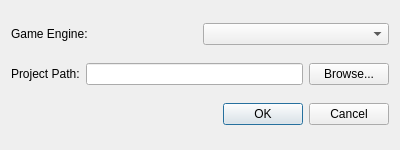
<?xml version="1.0" encoding="UTF-8"?>
<ui version="4.0">
 <class>LoadProjectDialog</class>
 <widget class="QDialog" name="LoadProjectDialog">
  <property name="geometry">
   <rect>
    <x>0</x>
    <y>0</y>
    <width>400</width>
    <height>150</height>
   </rect>
  </property>
  <property name="windowTitle">
   <string>Load from Game Project</string>
  </property>
  <layout class="QVBoxLayout" name="verticalLayout">
   <item>
    <layout class="QHBoxLayout" name="engineLayout">
     <item>
      <widget class="QLabel" name="engineLabel">
       <property name="text">
        <string>Game Engine:</string>
       </property>
      </widget>
     </item>
     <item>
      <widget class="QComboBox" name="engineComboBox"/>
     </item>
    </layout>
   </item>
   <item>
    <layout class="QHBoxLayout" name="pathLayout">
     <item>
      <widget class="QLabel" name="pathLabel">
       <property name="text">
        <string>Project Path:</string>
       </property>
      </widget>
     </item>
     <item>
      <widget class="QLineEdit" name="projectPathLineEdit"/>
     </item>
     <item>
      <widget class="QPushButton" name="browseButton">
       <property name="text">
        <string>Browse...</string>
       </property>
      </widget>
     </item>
    </layout>
   </item>
   <item>
    <widget class="QDialogButtonBox" name="buttonBox">
     <property name="orientation">
      <enum>Qt::Horizontal</enum>
     </property>
     <property name="standardButtons">
      <set>QDialogButtonBox::Cancel|QDialogButtonBox::Ok</set>
     </property>
    </widget>
   </item>
  </layout>
 </widget>
 <resources/>
 <connections>
  <connection>
   <sender>buttonBox</sender>
   <signal>accepted()</signal>
   <receiver>LoadProjectDialog</receiver>
   <slot>accept()</slot>
  </connection>
  <connection>
   <sender>buttonBox</sender>
   <signal>rejected()</signal>
   <receiver>LoadProjectDialog</receiver>
   <slot>reject()</slot>
  </connection>
 </connections>
</ui>
